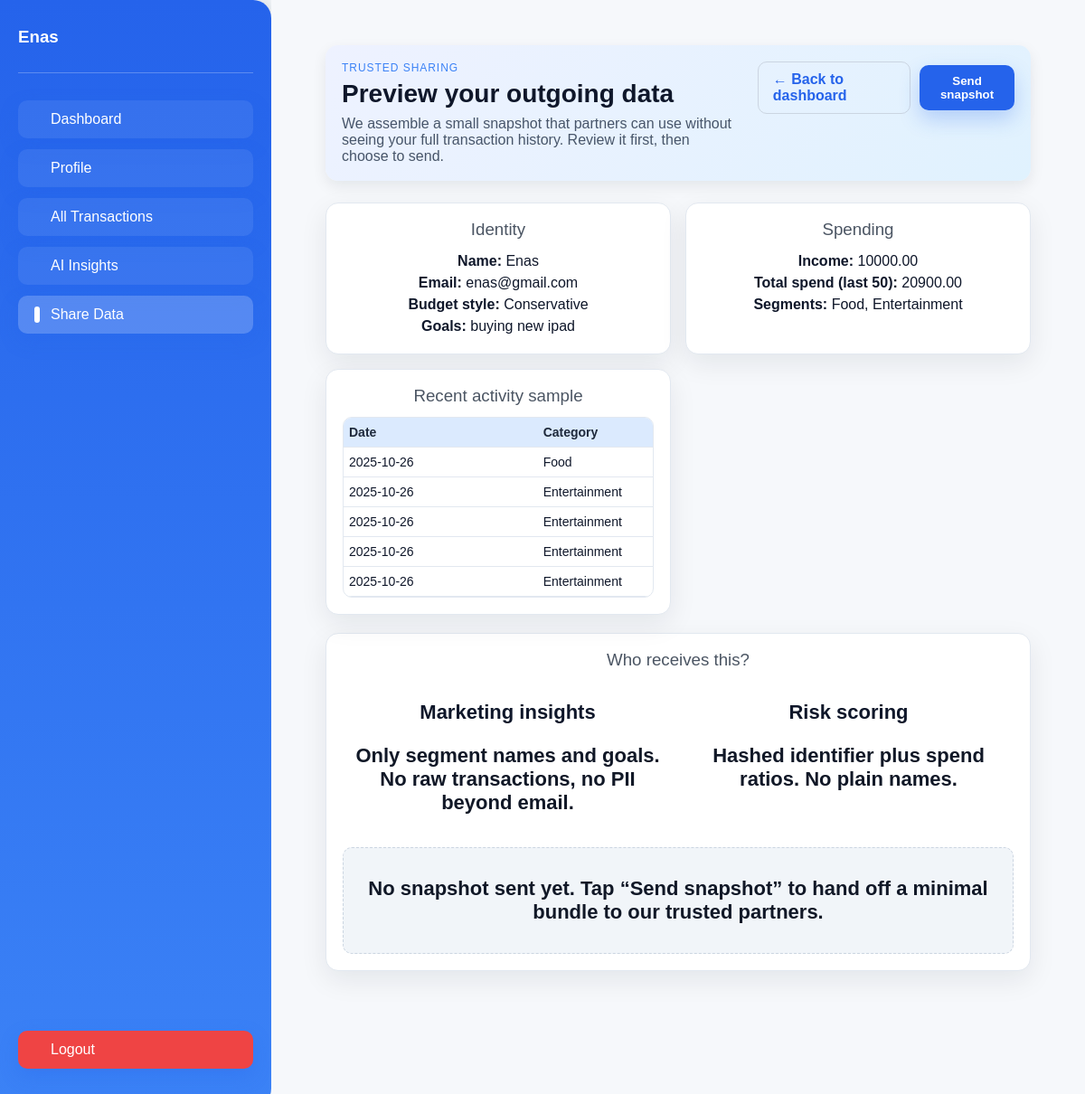
/share (signed in), run on the app's committed database.
### models.py (models this page shows)
class User(db.Model):
    id = db.Column(db.Integer, primary_key=True)
    name = db.Column(db.String(150), nullable=False)
    email = db.Column(db.String(150), unique=True, nullable=False)
    password_hash = db.Column(db.String(256), nullable=False)
    birthday = db.Column(db.Date, nullable=False)
    income = db.Column(db.Float, nullable=False)
    currency = db.Column(db.String(10), nullable=False, default='SAR')
    budget_style = db.Column(db.String(50), default='Balanced')
    goals = db.Column(db.String(500))
    week_start = db.Column(db.String(20), default='Monday')
    gender = db.Column(db.String(20), nullable=False)
    created_at = db.Column(db.DateTime, default=datetime.utcnow)

class Expense(db.Model):
    id = db.Column(db.Integer, primary_key=True)
    user_id = db.Column(db.Integer, db.ForeignKey('user.id'), nullable=False)
    amount = db.Column(db.Float, nullable=False)
    category = db.Column(db.String(50), nullable=False)
    description = db.Column(db.String(200))
    date = db.Column(db.DateTime, default=datetime.utcnow)
    user = db.relationship('User', backref=db.backref('expenses', lazy=True))

### app.py (the view)
@app.route('/share', methods=['GET', 'POST'])
def share():
    user = get_current_user()
    if user is None:
        return redirect(url_for('login'))
    expenses = Expense.query.filter_by(user_id=user.id) \
                            .order_by(Expense.date.desc()) \
                            .limit(50).all()
    summary = build_privacy_summary(user, expenses)
    shared_paths = []
    if request.method == 'POST':
        shared_paths.append(third_party_marketing_client(summary))
        shared_paths.append(third_party_scoring_client(summary))
        flash("Data package shared with trusted third parties.", "success")
    return render_template(
        'share.html',
        user=user,
        summary=summary,
        expenses=expenses,
        shared_paths=shared_paths,
        shared=bool(shared_paths)
    )

### app.py (called while the page is built)
def get_current_user():
    user_id = session.get('user_id')
    if not user_id:
        return None
    user = User.query.get(user_id)
    if user is None:
        return None
    _ = user.email
    return user

def _generate_csrf_token():
    token = session.get('csrf_token')
    if not token:
        token = secrets.token_hex(16)
        session['csrf_token'] = token
    return token

@app.before_request
def _csrf_protect():
    if request.method in ('POST', 'PUT', 'DELETE'):
        sent = request.form.get('_csrf')
        session_token = session.get('csrf_token')
        if not sent or not session_token or sent != session_token:
            abort(400)

### privacy_share.py (called while the page is built)
def build_privacy_summary(user, expenses):
    categories = {}
    total_spend = 0.0
    for e in expenses:
        amount = float(e.amount or 0)
        total_spend += amount
        categories[e.category] = categories.get(e.category, 0.0) + amount
    income = user.income if user.income is not None else 0.0
    return {
        "user_email": user.email,
        "name": user.name,
        "income": income,
        "total_spend": total_spend,
        "categories": categories,
        "budget_style": user.budget_style,
        "goals": user.goals,
    }

### templates/share.html (shortened to what this page needs)
<!DOCTYPE html>
<html lang="en">
<head>
    <link rel="stylesheet" href="{{ url_for('static', filename='css/dashboard.css') }}">
    <link rel="stylesheet" href="{{ url_for('static', filename='css/share.css') }}">
</head>
<body>
<div class="dashboard-container">
    <div class="sidebar">
        <div class="user-info">
            <h3>{{ user.name }}</h3>
        </div>
        <a href="{{ url_for('dashboard') }}" class="btn">Dashboard</a>
        <a href="{{ url_for('profile') }}" class="btn">Profile</a>
        <a href="{{ url_for('all_transactions') }}" class="btn">All Transactions</a>
        <a href="{{ url_for('ai_insights_page') }}" class="btn">AI Insights</a>
        <a href="{{ url_for('share') }}" class="btn active">Share Data</a>
        <a href="{{ url_for('logout') }}" class="btn logout">Logout</a>
    </div>
    <div class="main-content" style="background:#f6f8fb;">
    <div class="share-page">
        <header class="share-header">
            <div>
                <p class="eyebrow">Trusted sharing</p>
                <h1>Preview your outgoing data</h1>
                <p class="lede">We assemble a small snapshot that partners can use without seeing your full transaction history. Review it first, then choose to send.</p>
            </div>
            <div class="actions">
                <a class="btn ghost" href="{{ url_for('dashboard') }}">← Back to dashboard</a>
                <form method="POST" style="margin:0;">
                    <button class="btn primary" type="submit">Send snapshot</button>
                </form>
            </div>
        </header>
    <section class="summary-grid">
        <div class="card">
            <h3>Identity</h3>
            <ul>
                <li><strong>Name:</strong> {{ summary.name }}</li>
                <li><strong>Email:</strong> {{ summary.user_email }}</li>
                <li><strong>Budget style:</strong> {{ summary.budget_style or '—' }}</li>
                <li><strong>Goals:</strong> {{ summary.goals or '—' }}</li>
            </ul>
        </div>
        <div class="card">
            <h3>Spending</h3>
            <ul>
                <li><strong>Income:</strong> {{ "%.2f"|format(summary.income) }}</li>
                <li><strong>Total spend (last 50):</strong> {{ "%.2f"|format(summary.total_spend) }}</li>
                <li><strong>Segments:</strong>
                    {% if summary.categories %}
                        {{ summary.categories.keys()|list|join(', ') }}
                    {% else %}
                        None
                    {% endif %}
                </li>
            </ul>
        </div>
        <div class="card">
            <h3>Recent activity sample</h3>
            <div class="table-scroll">
                <table class="mini-table">
                    <thead>
                        <tr><th>Date</th><th>Category</th><th>Amount</th></tr>
                    </thead>
                    <tbody>
                        {% for expense in expenses[:5] %}
                        <tr>
                            <td>{{ expense.date.strftime('%Y-%m-%d') }}</td>
                            <td>{{ expense.category }}</td>
                        </tr>
                        {% endfor %}
                    </tbody>
                </table>
            </div>
        </div>
    </section>
    <section class="card partners">
        <h3>Who receives this?</h3>
        <div class="partner-list">
            <div>
                <p class="label">Marketing insights</p>
                <p>Only segment names and goals. No raw transactions, no PII beyond email.</p>
            </div>
            <div>
                <p class="label">Risk scoring</p>
                <p>Hashed identifier plus spend ratios. No plain names.</p>
            </div>
        </div>
        {% if shared %}
            <div class="share-result">
                <h4>Snapshot delivered (simulated)</h4>
                <p>Your summary was handed to trusted partners for marketing insights and risk scoring. No full transaction history was shared.</p>
                <ul>
                    <li>Marketing insights partner (segments & goals only)</li>
                    <li>Risk scoring partner (hashed ID & ratios only)</li>
                </ul>
            </div>
        {% else %}
            <div class="share-result muted">
                <p>No snapshot sent yet. Tap “Send snapshot” to hand off a minimal bundle to our trusted partners.</p>
            </div>
        {% endif %}
    </section>
</div>
    </div>
</div>
</body>
</html>

### static/css/dashboard.css (style rules this page uses)
body { margin: 0; font-family: "Poppins", sans-serif; background-color: #f0f4f8; color: #1f2937; }
.dashboard-container { display: flex; min-height: 100vh; }
.sidebar { width: 260px; background: linear-gradient(180deg, #2563eb, #3b82f6); color: #fff; display: flex; flex-direction: column; padding: 30px 20px; box-shadow: 2px 0 15px rgba(0,0,0,0.1); border-radius: 0 20px 20px 0; }
.sidebar h2, .sidebar h3 { margin: 0 0 8px 0; font-weight: 700; }
.sidebar .user-info { margin-bottom: 30px; border-bottom: 1px solid rgba(255,255,255,0.25); padding-bottom: 20px; }
.sidebar .btn { display: flex; align-items: center; padding: 12px 18px; margin-bottom: 12px; border-radius: 10px; color: #fff; text-decoration: none; font-weight: 500; background: rgba(255,255,255,0.07); transition: all 0.2s ease; position: relative; }
.sidebar .btn:hover, .sidebar .btn.active { background-color: rgba(255,255,255,0.2); }
.sidebar .btn::before { content: ''; width: 6px; height: 100%; background-color: #fff; border-radius: 3px; margin-right: 12px; opacity: 0; transition: opacity 0.2s ease; }
.sidebar .btn.active::before, .sidebar .btn:hover::before { opacity: 1; }
.sidebar .logout { margin-top: auto; background-color: #ef4444; transition: all 0.2s ease; }
.main-content { flex: 1; padding: 30px 40px; background-color: #f0f4f8; overflow-y: auto; max-height: 100vh; }
.btn { border: none; padding: 10px 16px; border-radius: 10px; cursor: pointer; font-weight: 600; text-decoration: none; display: inline-block; background: #2563eb; color: #fff; box-shadow: 0 8px 20px rgba(37,99,235,0.25); transition: all 0.2s ease; }
.btn.ghost { background: transparent; color: #2563eb; border: 1px solid #cbd5e1; box-shadow: none; }
.card { flex: 1; background-color: #fff; padding: 25px 20px; border-radius: 16px; box-shadow: 0 6px 18px rgba(0,0,0,0.08); min-width: 180px; text-align: center; transition: transform 0.2s ease; }
.card h3 { margin-bottom: 12px; font-weight: 500; color: #4b5563; }
.card p { font-size: 22px; font-weight: 600; color: #111827; }
table { width: 100%; border-collapse: collapse; min-width: 650px; }
thead { background-color: #dbeafe; }
thead th { padding: 14px 16px; text-align: left; font-weight: 600; color: #1e293b; }
tbody td { padding: 12px 16px; border-bottom: 1px solid #e5e7eb; }

### static/css/share.css (style rules this page uses)
.share-page { font-family: 'Poppins', sans-serif; max-width: 1100px; margin: 20px auto 60px; padding: 0 20px 60px; color: #0f172a; }
.share-header { display: flex; justify-content: space-between; align-items: flex-start; gap: 20px; margin-bottom: 24px; background: linear-gradient(135deg, #eef2ff, #e0f2fe); padding: 18px; border-radius: 14px; box-shadow: 0 6px 16px rgba(15, 23, 42, 0.08); }
.eyebrow { letter-spacing: 0.08em; text-transform: uppercase; font-size: 12px; color: #3b82f6; margin: 0 0 6px; }
.share-header h1 { margin: 0 0 8px; font-size: 28px; }
.share-header .lede { margin: 0; color: #475569; max-width: 520px; }
.actions { display: flex; gap: 10px; align-items: center; }
.btn { border: none; padding: 10px 16px; border-radius: 10px; cursor: pointer; font-weight: 600; text-decoration: none; display: inline-block; }
.btn.primary { background: #2563eb; color: white; box-shadow: 0 10px 22px rgba(37, 99, 235, 0.25); }
.btn.ghost { background: transparent; color: #2563eb; border: 1px solid #cbd5e1; }
.summary-grid { display: grid; grid-template-columns: repeat(auto-fit, minmax(280px, 1fr)); gap: 16px; margin-bottom: 20px; }
.card { background: white; border-radius: 14px; padding: 18px; box-shadow: 0 10px 30px rgba(15, 23, 42, 0.08); border: 1px solid #e2e8f0; }
.card h3 { margin-top: 0; margin-bottom: 12px; }
.card ul { list-style: none; padding: 0; margin: 0; line-height: 1.5; }
.mini-table { width: 100%; border-collapse: collapse; font-size: 14px; }
.mini-table th, .mini-table td { padding: 8px 6px; border-bottom: 1px solid #e2e8f0; text-align: left; }
.table-scroll { max-height: 240px; overflow: auto; border: 1px solid #e2e8f0; border-radius: 10px; }
.partners .partner-list { display: grid; grid-template-columns: repeat(auto-fit, minmax(250px, 1fr)); gap: 12px; }
.partners .label { font-weight: 700; color: #0f172a; }
.share-result { margin-top: 14px; background: #f8fafc; border-radius: 10px; padding: 10px 12px; color: #0f172a; }
.share-result.muted { background: #f1f5f9; color: #475569; border: 1px dashed #cbd5e1; }

### data on the page
User: name "Enas", user_email "enas@gmail.com", budget_style "Conservative", goals "buying new ipad", income "10000.00"
Expense: date "2025-10-26", category "Food"
Expense: date "2025-10-26", category "Entertainment"
Expense: date "2025-10-26", category "Entertainment"
Expense: date "2025-10-26", category "Entertainment"
Expense: date "2025-10-26", category "Entertainment"

### other printed values
{{ "%.2f"|format(summary.total_spend) }} "20900.00"
{{ summary.categories.keys()|list|join(', ') }} "Food, Entertainment"
